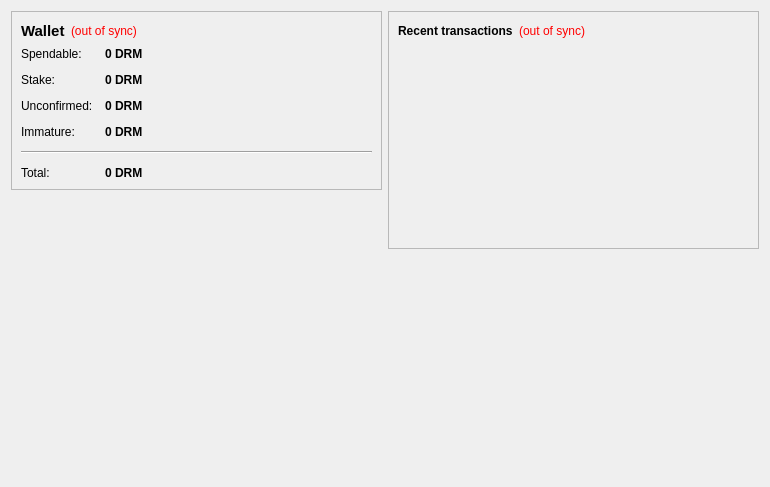
<?xml version="1.0" encoding="UTF-8"?>
<ui version="4.0">
 <class>OverviewPage</class>
 <widget class="QWidget" name="OverviewPage">
  <property name="geometry">
   <rect>
    <x>0</x>
    <y>0</y>
    <width>770</width>
    <height>487</height>
   </rect>
  </property>
  <property name="windowTitle">
   <string>Form</string>
  </property>
  <layout class="QHBoxLayout" name="horizontalLayout" stretch="1,1">
   <item>
    <layout class="QVBoxLayout" name="verticalLayout_2">
     <item>
      <widget class="QFrame" name="frame">
       <property name="frameShape">
        <enum>QFrame::StyledPanel</enum>
       </property>
       <property name="frameShadow">
        <enum>QFrame::Raised</enum>
       </property>
       <layout class="QVBoxLayout" name="verticalLayout_4">
        <item>
         <layout class="QHBoxLayout" name="horizontalLayout_4">
          <item>
           <widget class="QLabel" name="label_5">
            <property name="font">
             <font>
              <pointsize>11</pointsize>
              <weight>75</weight>
              <bold>true</bold>
             </font>
            </property>
            <property name="text">
             <string>Wallet</string>
            </property>
           </widget>
          </item>
          <item>
           <widget class="QLabel" name="labelWalletStatus">
            <property name="toolTip">
             <string>The displayed information may be out of date. Your wallet automatically synchronizes with the Dreamcoin network after a connection is established, but this process has not completed yet.</string>
            </property>
            <property name="styleSheet">
             <string notr="true">QLabel { color: red; }</string>
            </property>
            <property name="text">
             <string notr="true">(out of sync)</string>
            </property>
            <property name="alignment">
             <set>Qt::AlignLeading|Qt::AlignLeft|Qt::AlignVCenter</set>
            </property>
           </widget>
          </item>
          <item>
           <spacer name="horizontalSpacer_2">
            <property name="orientation">
             <enum>Qt::Horizontal</enum>
            </property>
            <property name="sizeHint" stdset="0">
             <size>
              <width>40</width>
              <height>20</height>
             </size>
            </property>
           </spacer>
          </item>
         </layout>
        </item>
        <item>
         <layout class="QFormLayout" name="formLayout_2">
          <property name="fieldGrowthPolicy">
           <enum>QFormLayout::AllNonFixedFieldsGrow</enum>
          </property>
          <property name="horizontalSpacing">
           <number>12</number>
          </property>
          <property name="verticalSpacing">
           <number>12</number>
          </property>
          <item row="0" column="0">
           <widget class="QLabel" name="label">
            <property name="text">
             <string>Spendable:</string>
            </property>
           </widget>
          </item>
          <item row="0" column="1">
           <widget class="QLabel" name="labelBalance">
            <property name="font">
             <font>
              <weight>75</weight>
              <bold>true</bold>
             </font>
            </property>
            <property name="cursor">
             <cursorShape>IBeamCursor</cursorShape>
            </property>
            <property name="toolTip">
             <string>Your current spendable balance</string>
            </property>
            <property name="text">
             <string notr="true">0 DRM</string>
            </property>
            <property name="textInteractionFlags">
             <set>Qt::LinksAccessibleByMouse|Qt::TextSelectableByKeyboard|Qt::TextSelectableByMouse</set>
            </property>
           </widget>
          </item>
          <item row="1" column="0">
           <widget class="QLabel" name="label_6">
            <property name="text">
             <string>Stake:</string>
            </property>
           </widget>
          </item>
          <item row="1" column="1">
           <widget class="QLabel" name="labelStake">
            <property name="font">
             <font>
              <weight>75</weight>
              <bold>true</bold>
             </font>
            </property>
            <property name="cursor">
             <cursorShape>IBeamCursor</cursorShape>
            </property>
            <property name="toolTip">
             <string>Total of coins that was staked, and do not yet count toward the current balance</string>
            </property>
            <property name="text">
             <string notr="true">0 DRM</string>
            </property>
            <property name="textInteractionFlags">
             <set>Qt::LinksAccessibleByMouse|Qt::TextSelectableByKeyboard|Qt::TextSelectableByMouse</set>
            </property>
           </widget>
          </item>
          <item row="2" column="0">
           <widget class="QLabel" name="label_3">
            <property name="text">
             <string>Unconfirmed:</string>
            </property>
           </widget>
          </item>
          <item row="2" column="1">
           <widget class="QLabel" name="labelUnconfirmed">
            <property name="font">
             <font>
              <weight>75</weight>
              <bold>true</bold>
             </font>
            </property>
            <property name="cursor">
             <cursorShape>IBeamCursor</cursorShape>
            </property>
            <property name="toolTip">
             <string>Total of transactions that have yet to be confirmed, and do not yet count toward the current balance</string>
            </property>
            <property name="text">
             <string notr="true">0 DRM</string>
            </property>
            <property name="textInteractionFlags">
             <set>Qt::LinksAccessibleByMouse|Qt::TextSelectableByKeyboard|Qt::TextSelectableByMouse</set>
            </property>
           </widget>
          </item>
          <item row="3" column="0">
           <widget class="QLabel" name="labelImmatureText">
            <property name="text">
             <string>Immature:</string>
            </property>
           </widget>
          </item>
          <item row="3" column="1">
           <widget class="QLabel" name="labelImmature">
            <property name="font">
             <font>
              <weight>75</weight>
              <bold>true</bold>
             </font>
            </property>
            <property name="toolTip">
             <string>Mined balance that has not yet matured</string>
            </property>
            <property name="text">
             <string notr="true">0 DRM</string>
            </property>
            <property name="textInteractionFlags">
             <set>Qt::LinksAccessibleByMouse|Qt::TextSelectableByKeyboard|Qt::TextSelectableByMouse</set>
            </property>
           </widget>
          </item>
          <item row="4" column="0" colspan="2">
           <widget class="Line" name="line">
            <property name="orientation">
             <enum>Qt::Horizontal</enum>
            </property>
           </widget>
          </item>
          <item row="5" column="0">
           <widget class="QLabel" name="labelTotalText">
            <property name="text">
             <string>Total:</string>
            </property>
           </widget>
          </item>
          <item row="5" column="1">
           <widget class="QLabel" name="labelTotal">
            <property name="font">
             <font>
              <weight>75</weight>
              <bold>true</bold>
             </font>
            </property>
            <property name="cursor">
             <cursorShape>IBeamCursor</cursorShape>
            </property>
            <property name="toolTip">
             <string>Your current total balance</string>
            </property>
            <property name="text">
             <string notr="true">0 DRM</string>
            </property>
            <property name="textInteractionFlags">
             <set>Qt::LinksAccessibleByMouse|Qt::TextSelectableByKeyboard|Qt::TextSelectableByMouse</set>
            </property>
           </widget>
          </item>
         </layout>
        </item>
       </layout>
      </widget>
     </item>
     <item>
      <spacer name="verticalSpacer">
       <property name="orientation">
        <enum>Qt::Vertical</enum>
       </property>
       <property name="sizeHint" stdset="0">
        <size>
         <width>20</width>
         <height>40</height>
        </size>
       </property>
      </spacer>
     </item>
     <item>
      <widget class="QLabel" name="label_2">
       <property name="autoFillBackground">
        <bool>true</bool>
       </property>
       <property name="text">
        <string/>
       </property>
       <property name="pixmap">
        <pixmap resource="../bitcoin.qrc">:/icons/drmbg</pixmap>
       </property>
       <property name="scaledContents">
        <bool>false</bool>
       </property>
       <property name="margin">
        <number>0</number>
       </property>
      </widget>
     </item>
    </layout>
   </item>
   <item>
    <layout class="QVBoxLayout" name="verticalLayout_3">
     <item>
      <widget class="QFrame" name="frame_2">
       <property name="frameShape">
        <enum>QFrame::StyledPanel</enum>
       </property>
       <property name="frameShadow">
        <enum>QFrame::Raised</enum>
       </property>
       <layout class="QVBoxLayout" name="verticalLayout">
        <item>
         <layout class="QHBoxLayout" name="horizontalLayout_2">
          <item>
           <widget class="QLabel" name="label_4">
            <property name="text">
             <string>&lt;b&gt;Recent transactions&lt;/b&gt;</string>
            </property>
           </widget>
          </item>
          <item>
           <widget class="QLabel" name="labelTransactionsStatus">
            <property name="toolTip">
             <string>The displayed information may be out of date. Your wallet automatically synchronizes with the Dreamcoin network after a connection is established, but this process has not completed yet.</string>
            </property>
            <property name="styleSheet">
             <string notr="true">QLabel { color: red; }</string>
            </property>
            <property name="text">
             <string notr="true">(out of sync)</string>
            </property>
            <property name="alignment">
             <set>Qt::AlignRight|Qt::AlignTrailing|Qt::AlignVCenter</set>
            </property>
           </widget>
          </item>
          <item>
           <spacer name="horizontalSpacer">
            <property name="orientation">
             <enum>Qt::Horizontal</enum>
            </property>
            <property name="sizeHint" stdset="0">
             <size>
              <width>40</width>
              <height>20</height>
             </size>
            </property>
           </spacer>
          </item>
         </layout>
        </item>
        <item>
         <widget class="QListView" name="listTransactions">
          <property name="styleSheet">
           <string notr="true">QListView { background: transparent; }</string>
          </property>
          <property name="frameShape">
           <enum>QFrame::NoFrame</enum>
          </property>
          <property name="verticalScrollBarPolicy">
           <enum>Qt::ScrollBarAlwaysOff</enum>
          </property>
          <property name="horizontalScrollBarPolicy">
           <enum>Qt::ScrollBarAlwaysOff</enum>
          </property>
          <property name="selectionMode">
           <enum>QAbstractItemView::NoSelection</enum>
          </property>
         </widget>
        </item>
       </layout>
      </widget>
     </item>
     <item>
      <spacer name="verticalSpacer_2">
       <property name="orientation">
        <enum>Qt::Vertical</enum>
       </property>
       <property name="sizeHint" stdset="0">
        <size>
         <width>20</width>
         <height>40</height>
        </size>
       </property>
      </spacer>
     </item>
    </layout>
   </item>
  </layout>
 </widget>
 <resources/>
 <connections/>
</ui>
